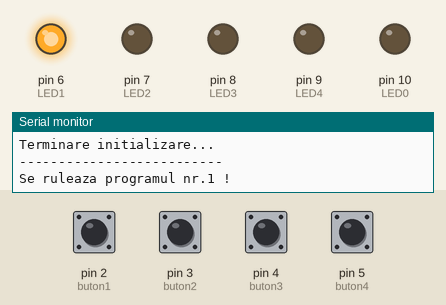
The sketch below on a simulated Arduino Uno, built with avr-gcc and run on an emulated ATmega328P. Parts: output pins drawn as LEDs (lit = HIGH), the last lines printed to the serial monitor. Dashed ring = blinking. The test bench sets the inputs (shaded band); at power-on: pin 2 (buton1), pin 3 (buton2), pin 4 (buton3), pin 5 (buton4) HIGH.

Above: at 12.3 s.
12.4 s: pin 3 (buton2) pulled LOW for 0.15 s
At 14.5 s:
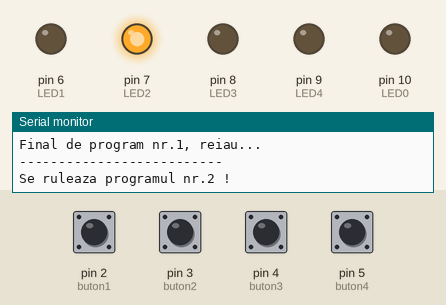
15.5 s: pin 2 (buton1) pulled LOW for 0.15 s
At 17.82 s:
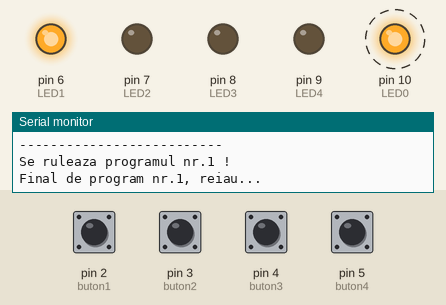
18.6 s: pin 5 (buton4) pulled LOW for 0.15 s
At 21.3 s:
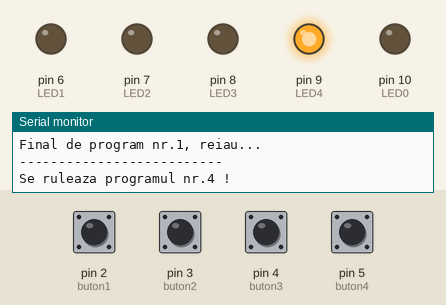
21.6 s: pin 4 (buton3) pulled LOW for 0.15 s
At 24.3 s:
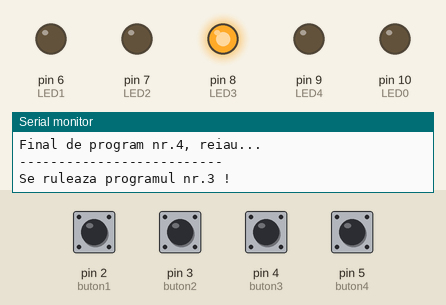
24.6 s: pin 2 (buton1) pulled LOW for 1 s
At 25.8 s:
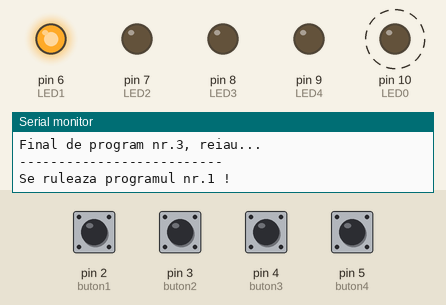
28.6 s: pin 3 (buton2) pulled LOW for 1 s
At 29.42 s:
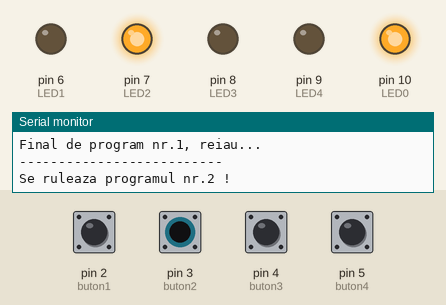
Timing chart, 0 to 33.5 s (numbered marks = the images above; inputs shaded):
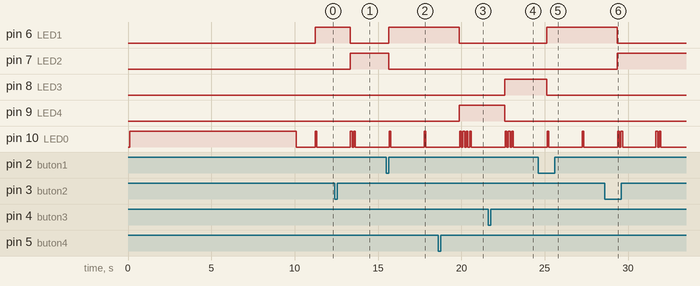

Measured:
- after the input at 12.4 s, pin 6 (LED1): HIGH → LOW after 0.92 s; pin 7 (LED2): LOW → HIGH after 0.92 s
- after the input at 15.5 s, pin 6 (LED1): LOW → HIGH after 0.15 s; pin 7 (LED2): HIGH → LOW after 0.15 s
- after the input at 18.6 s, pin 6 (LED1): HIGH → LOW after 1.3 s; pin 9 (LED4): LOW → HIGH after 1.3 s
- after the input at 21.6 s, pin 8 (LED3): LOW → HIGH after 1.0 s; pin 9 (LED4): HIGH → LOW after 1.0 s
- after the input at 24.6 s, pin 6 (LED1): LOW → HIGH after 0.52 s; pin 8 (LED3): HIGH → LOW after 0.52 s
- after the input at 28.6 s, pin 6 (LED1): HIGH → LOW after 0.75 s; pin 7 (LED2): LOW → HIGH after 0.75 s

The sketch:

patru_butoane_1d1.ino
```cpp
/*
 * https://forum.arduino.cc/t/changing-modes-using-push-button/413231/14
 *
 * 1c - ignorata butoanele la initializare
 * 1d - adaugat monitorizare seriala
 * 1d1 - lasat initializare doar la pornire sistem
 */

#define buton1 2
#define buton2 3
#define buton3 4
#define buton4 5

#define LED0 10
#define LED1 6
#define LED2 7
#define LED3 8
#define LED4 9


byte starebuton11 = 0;  // stare actuala buton 1
byte starebuton10 = 0; // stare anterioara buton 1
byte starebuton21 = 0;  // stare actuala buton 2
byte starebuton20 = 0; // stare anterioara buton 2
byte starebuton31 = 0;  // stare actuala buton 3
byte starebuton30 = 0; // stare anterioara buton 3
byte starebuton41 = 0;  // stare actuala buton 4
byte starebuton40 = 0; // stare anterioara buton 4

byte STATUS = 1;  // stare initiala ... ulterior se va emora in EEPROM
byte STATUS0 = 0;

void intarziere(long cattimp)
{
  long acum = millis();
  long final = acum + cattimp;
  while(millis() < final)
  {
   citirebutoane();
  }
}

void intarziere0(long cattimp)
{
  long acum = millis();
  long final = acum + cattimp;
  while(millis() < final)
  {
   //citirebutoane(); // nu face nimic (folosit la initializare, sa ignore butoanele)
  }
}
void initializare()
{
  Serial.println("Initializare la pornire ...");
  digitalWrite(LED0, HIGH);
  intarziere0(10000);
  digitalWrite(LED0, LOW);
  intarziere0(1000);
  Serial.println("Terminare initializare...");
}


void setup() {
  Serial.begin(9600);
  Serial.println(" ");
  Serial.println("Control 4 functii din 4 butoane...");
  Serial.println("Program scris de Nicu FLORICA (niq_ro)");
  Serial.println("ver. 1d1 - 12.8.2022, Craiova");
  Serial.println("---------------------");
  pinMode (LED0, OUTPUT);
  pinMode (LED1, OUTPUT);
  pinMode (LED2, OUTPUT);
  pinMode (LED3, OUTPUT);
  pinMode (LED4, OUTPUT);
  pinMode (buton1, INPUT);
  pinMode (buton2, INPUT);
  pinMode (buton3, INPUT);
  pinMode (buton4, INPUT);

digitalWrite(buton1, HIGH);
digitalWrite(buton2, HIGH);
digitalWrite(buton3, HIGH);
digitalWrite(buton4, HIGH);

LEDoff();  // toate ledurile stinse

initializare();
}

void LEDoff() {
  digitalWrite(LED0, LOW);
  digitalWrite(LED1, LOW);
  digitalWrite(LED2, LOW);
  digitalWrite(LED3, LOW);
  digitalWrite(LED4, LOW);
}

void F1()
{
  digitalWrite(LED0, HIGH);
  intarziere(100);  // in loc de comanda "delay"
  digitalWrite(LED0, LOW);
  intarziere(2000);
  Serial.println("Final de program nr.1, reiau...");
}

void F2() {
  digitalWrite(LED0, HIGH);
  intarziere(100);
  digitalWrite(LED0, LOW);
  intarziere(100);
  digitalWrite(LED0, HIGH);
  intarziere(100);
  digitalWrite(LED0, LOW);
  intarziere(2000);
  Serial.println("Final de program nr.2, reiau...");
}

void F3()
{
  digitalWrite(LED0, HIGH);
  intarziere(100);
  digitalWrite(LED0, LOW);
  intarziere(100);
  digitalWrite(LED0, HIGH);
  intarziere(100);
  digitalWrite(LED0, LOW);
  intarziere(100);
  digitalWrite(LED0, HIGH);
  intarziere(100);
  digitalWrite(LED0, LOW);
  intarziere(2000);
  Serial.println("Final de program nr.3, reiau...");
}

void F4()
{
  digitalWrite(LED0, HIGH);
  intarziere(100);
  digitalWrite(LED0, LOW);
  intarziere(100);
  digitalWrite(LED0, HIGH);
  intarziere(100);
  digitalWrite(LED0, LOW);
  intarziere(100);
  digitalWrite(LED0, HIGH);
  intarziere(100);
  digitalWrite(LED0, LOW);
  intarziere(100);
  digitalWrite(LED0, HIGH);
  intarziere(100);
  digitalWrite(LED0, LOW);
  intarziere(2000);
  Serial.println("Final de program nr.4, reiau...");
}


void citirebutoane()
{
  starebuton11 = digitalRead(buton1);  // se citeste starea actuala a butonului 1
  if (starebuton11 != starebuton10) // daca butonul 1 a fost apasat
   {
    if (starebuton11 == LOW) // si buton 1 a fost eliberat
     {
      STATUS = 1;
     // LEDoff();
     // digitalWrite(LED1, HIGH);
     Serial.println("Ati apasat butonul nr.1 !");
     }
    delay(30);
  starebuton10 = starebuton11;  // starea actuala a butonului 1 este memorata
  }

  starebuton21 = digitalRead(buton2);  // se citeste starea actuala a butonului 2
  if (starebuton21 != starebuton20) // daca butonul 1 a fost apasat
   {
    if (starebuton21 == LOW) // si buton 1 a fost eliberat
     {
      STATUS = 2;
     // LEDoff();
     // digitalWrite(LED2, HIGH);
     Serial.println("Ati apasat butonul nr.2 !");
     }
    delay(30);
  starebuton20 = starebuton21;  // starea actuala a butonului 2 este memorata
  }

  starebuton31 = digitalRead(buton3);  // se citeste starea actuala a butonului 3
  if (starebuton31 != starebuton30) // daca butonul 3 a fost apasat
   {
    if (starebuton31 == LOW) // si buton 3 a fost eliberat
     {
      STATUS = 3;
     // LEDoff();
     // digitalWrite(LED3, HIGH);
     Serial.println("Ati apasat butonul nr.3 !");
     }
    delay(30);
  starebuton30 = starebuton31;  // starea actuala a butonului 3 este memorata
  }

  starebuton41 = digitalRead(buton4);  // se citeste starea actuala a butonului 4
  if (starebuton41 != starebuton40) // daca butonul 1 a fost apasat
   {
    if (starebuton41 == LOW) // si buton 4 a fost eliberat
     {
      STATUS = 4;
    //  LEDoff();
    //  digitalWrite(LED4, HIGH);
    Serial.println("Ati apasat butonul nr.4 !");
     }
    delay(30);
  starebuton40 = starebuton41;  // starea actuala a butonului 2 este memorata
  }

} // sfarsit subrutina citire stari butoane


void loop() {

  citirebutoane();


if (STATUS0 != STATUS)
{
  LEDoff();
//  initializare();
    Serial.println("--------------------------");
  if (STATUS == 1)
  {
    digitalWrite(LED1, HIGH);
    Serial.println("Se ruleaza programul nr.1 !");
  }
  if (STATUS == 2)
  {
    digitalWrite(LED2, HIGH);
    Serial.println("Se ruleaza programul nr.2 !");
  }
  if (STATUS == 3)
  {
    digitalWrite(LED3, HIGH);
    Serial.println("Se ruleaza programul nr.3 !");
  }
  if (STATUS == 4)
  {
    digitalWrite(LED4, HIGH);
    Serial.println("Se ruleaza programul nr.4 !");
  }
// initializare();  // comentare daca nu se doreste reinitiale la schimbare program
STATUS0 = STATUS;
}

  switch (STATUS)
  {
  case 1:

    F1();
    break;

  case 2:
    F2();
    break;

  case 3:
    F3();
    break;

   case 4:
    F4();
    break;
}
//STATUS0 = STATUS;
}  // sfarsit de program principal
```
